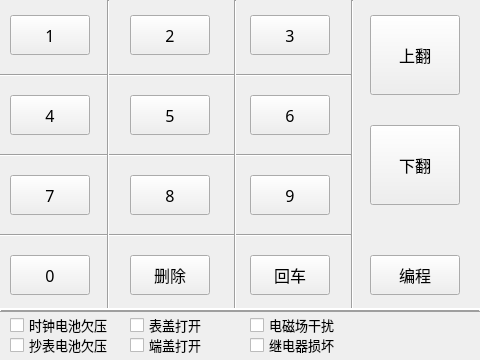
<?xml version="1.0" encoding="UTF-8"?>
<ui version="4.0">
 <class>MainWindow</class>
 <widget class="QMainWindow" name="MainWindow">
  <property name="geometry">
   <rect>
    <x>0</x>
    <y>0</y>
    <width>480</width>
    <height>360</height>
   </rect>
  </property>
  <property name="sizePolicy">
   <sizepolicy hsizetype="Fixed" vsizetype="Fixed">
    <horstretch>0</horstretch>
    <verstretch>0</verstretch>
   </sizepolicy>
  </property>
  <property name="minimumSize">
   <size>
    <width>480</width>
    <height>360</height>
   </size>
  </property>
  <property name="maximumSize">
   <size>
    <width>480</width>
    <height>360</height>
   </size>
  </property>
  <property name="font">
   <font>
    <family>等线</family>
    <pointsize>12</pointsize>
   </font>
  </property>
  <property name="windowTitle">
   <string>Input Emulator</string>
  </property>
  <property name="windowIcon">
   <iconset>
    <normaloff>Paint.ico</normaloff>Paint.ico</iconset>
  </property>
  <widget class="QWidget" name="centralWidget">
   <widget class="QPushButton" name="KEY_1">
    <property name="geometry">
     <rect>
      <x>10</x>
      <y>15</y>
      <width>80</width>
      <height>40</height>
     </rect>
    </property>
    <property name="text">
     <string>1</string>
    </property>
   </widget>
   <widget class="QPushButton" name="KEY_2">
    <property name="geometry">
     <rect>
      <x>130</x>
      <y>15</y>
      <width>80</width>
      <height>40</height>
     </rect>
    </property>
    <property name="text">
     <string>2</string>
    </property>
   </widget>
   <widget class="QPushButton" name="KEY_3">
    <property name="geometry">
     <rect>
      <x>250</x>
      <y>15</y>
      <width>80</width>
      <height>40</height>
     </rect>
    </property>
    <property name="text">
     <string>3</string>
    </property>
   </widget>
   <widget class="QPushButton" name="KEY_6">
    <property name="geometry">
     <rect>
      <x>250</x>
      <y>95</y>
      <width>80</width>
      <height>40</height>
     </rect>
    </property>
    <property name="text">
     <string>6</string>
    </property>
   </widget>
   <widget class="QPushButton" name="KEY_4">
    <property name="geometry">
     <rect>
      <x>10</x>
      <y>95</y>
      <width>80</width>
      <height>40</height>
     </rect>
    </property>
    <property name="text">
     <string>4</string>
    </property>
   </widget>
   <widget class="QPushButton" name="KEY_5">
    <property name="geometry">
     <rect>
      <x>130</x>
      <y>95</y>
      <width>80</width>
      <height>40</height>
     </rect>
    </property>
    <property name="text">
     <string>5</string>
    </property>
   </widget>
   <widget class="QPushButton" name="KEY_9">
    <property name="geometry">
     <rect>
      <x>250</x>
      <y>175</y>
      <width>80</width>
      <height>40</height>
     </rect>
    </property>
    <property name="text">
     <string>9</string>
    </property>
   </widget>
   <widget class="QPushButton" name="KEY_7">
    <property name="geometry">
     <rect>
      <x>10</x>
      <y>175</y>
      <width>80</width>
      <height>40</height>
     </rect>
    </property>
    <property name="text">
     <string>7</string>
    </property>
   </widget>
   <widget class="QPushButton" name="KEY_8">
    <property name="geometry">
     <rect>
      <x>130</x>
      <y>175</y>
      <width>80</width>
      <height>40</height>
     </rect>
    </property>
    <property name="text">
     <string>8</string>
    </property>
   </widget>
   <widget class="QPushButton" name="KEY_ENTER">
    <property name="geometry">
     <rect>
      <x>250</x>
      <y>255</y>
      <width>80</width>
      <height>40</height>
     </rect>
    </property>
    <property name="text">
     <string>回车</string>
    </property>
   </widget>
   <widget class="QPushButton" name="KEY_0">
    <property name="geometry">
     <rect>
      <x>10</x>
      <y>255</y>
      <width>80</width>
      <height>40</height>
     </rect>
    </property>
    <property name="text">
     <string>0</string>
    </property>
   </widget>
   <widget class="QPushButton" name="KEY_DEL">
    <property name="geometry">
     <rect>
      <x>130</x>
      <y>255</y>
      <width>80</width>
      <height>40</height>
     </rect>
    </property>
    <property name="text">
     <string>删除</string>
    </property>
   </widget>
   <widget class="QPushButton" name="KEY_PROG">
    <property name="geometry">
     <rect>
      <x>370</x>
      <y>255</y>
      <width>90</width>
      <height>40</height>
     </rect>
    </property>
    <property name="text">
     <string>编程</string>
    </property>
   </widget>
   <widget class="QPushButton" name="KEY_UP">
    <property name="geometry">
     <rect>
      <x>370</x>
      <y>15</y>
      <width>90</width>
      <height>80</height>
     </rect>
    </property>
    <property name="text">
     <string>上翻</string>
    </property>
   </widget>
   <widget class="QPushButton" name="KEY_DOWN">
    <property name="geometry">
     <rect>
      <x>370</x>
      <y>125</y>
      <width>90</width>
      <height>80</height>
     </rect>
    </property>
    <property name="text">
     <string>下翻</string>
    </property>
   </widget>
   <widget class="Line" name="line">
    <property name="geometry">
     <rect>
      <x>332</x>
      <y>0</y>
      <width>41</width>
      <height>311</height>
     </rect>
    </property>
    <property name="orientation">
     <enum>Qt::Vertical</enum>
    </property>
   </widget>
   <widget class="Line" name="line_2">
    <property name="geometry">
     <rect>
      <x>0</x>
      <y>65</y>
      <width>351</width>
      <height>20</height>
     </rect>
    </property>
    <property name="orientation">
     <enum>Qt::Horizontal</enum>
    </property>
   </widget>
   <widget class="Line" name="line_3">
    <property name="geometry">
     <rect>
      <x>0</x>
      <y>145</y>
      <width>351</width>
      <height>20</height>
     </rect>
    </property>
    <property name="orientation">
     <enum>Qt::Horizontal</enum>
    </property>
   </widget>
   <widget class="Line" name="line_4">
    <property name="geometry">
     <rect>
      <x>0</x>
      <y>225</y>
      <width>351</width>
      <height>20</height>
     </rect>
    </property>
    <property name="orientation">
     <enum>Qt::Horizontal</enum>
    </property>
   </widget>
   <widget class="Line" name="line_5">
    <property name="geometry">
     <rect>
      <x>93</x>
      <y>0</y>
      <width>31</width>
      <height>311</height>
     </rect>
    </property>
    <property name="orientation">
     <enum>Qt::Vertical</enum>
    </property>
   </widget>
   <widget class="Line" name="line_6">
    <property name="geometry">
     <rect>
      <x>220</x>
      <y>0</y>
      <width>31</width>
      <height>311</height>
     </rect>
    </property>
    <property name="orientation">
     <enum>Qt::Vertical</enum>
    </property>
   </widget>
   <widget class="QCheckBox" name="B_MAIN_COVER">
    <property name="geometry">
     <rect>
      <x>130</x>
      <y>315</y>
      <width>80</width>
      <height>20</height>
     </rect>
    </property>
    <property name="font">
     <font>
      <pointsize>10</pointsize>
     </font>
    </property>
    <property name="text">
     <string>表盖打开</string>
    </property>
   </widget>
   <widget class="QCheckBox" name="B_SUB_COVER">
    <property name="geometry">
     <rect>
      <x>130</x>
      <y>335</y>
      <width>80</width>
      <height>20</height>
     </rect>
    </property>
    <property name="font">
     <font>
      <pointsize>10</pointsize>
     </font>
    </property>
    <property name="text">
     <string>端盖打开</string>
    </property>
   </widget>
   <widget class="QCheckBox" name="B_BAT_RTC">
    <property name="geometry">
     <rect>
      <x>10</x>
      <y>315</y>
      <width>101</width>
      <height>20</height>
     </rect>
    </property>
    <property name="font">
     <font>
      <pointsize>10</pointsize>
     </font>
    </property>
    <property name="text">
     <string>时钟电池欠压</string>
    </property>
   </widget>
   <widget class="Line" name="line_7">
    <property name="geometry">
     <rect>
      <x>0</x>
      <y>300</y>
      <width>481</width>
      <height>20</height>
     </rect>
    </property>
    <property name="frameShadow">
     <enum>QFrame::Raised</enum>
    </property>
    <property name="lineWidth">
     <number>2</number>
    </property>
    <property name="orientation">
     <enum>Qt::Horizontal</enum>
    </property>
   </widget>
   <widget class="QCheckBox" name="B_BAT_BACKUP">
    <property name="geometry">
     <rect>
      <x>10</x>
      <y>335</y>
      <width>101</width>
      <height>20</height>
     </rect>
    </property>
    <property name="font">
     <font>
      <pointsize>10</pointsize>
     </font>
    </property>
    <property name="text">
     <string>抄表电池欠压</string>
    </property>
   </widget>
   <widget class="QCheckBox" name="B_MAGNETIC">
    <property name="geometry">
     <rect>
      <x>250</x>
      <y>315</y>
      <width>101</width>
      <height>20</height>
     </rect>
    </property>
    <property name="font">
     <font>
      <pointsize>10</pointsize>
     </font>
    </property>
    <property name="text">
     <string>电磁场干扰</string>
    </property>
   </widget>
   <widget class="QCheckBox" name="B_RELAY">
    <property name="geometry">
     <rect>
      <x>250</x>
      <y>335</y>
      <width>101</width>
      <height>20</height>
     </rect>
    </property>
    <property name="font">
     <font>
      <pointsize>10</pointsize>
     </font>
    </property>
    <property name="text">
     <string>继电器损坏</string>
    </property>
   </widget>
  </widget>
 </widget>
 <layoutdefault spacing="6" margin="11"/>
 <tabstops>
  <tabstop>KEY_1</tabstop>
  <tabstop>KEY_2</tabstop>
  <tabstop>KEY_3</tabstop>
  <tabstop>KEY_4</tabstop>
  <tabstop>KEY_5</tabstop>
  <tabstop>KEY_6</tabstop>
  <tabstop>KEY_7</tabstop>
  <tabstop>KEY_8</tabstop>
  <tabstop>KEY_9</tabstop>
  <tabstop>KEY_0</tabstop>
  <tabstop>KEY_DEL</tabstop>
  <tabstop>KEY_ENTER</tabstop>
  <tabstop>KEY_UP</tabstop>
  <tabstop>KEY_DOWN</tabstop>
  <tabstop>KEY_PROG</tabstop>
  <tabstop>B_BAT_RTC</tabstop>
  <tabstop>B_BAT_BACKUP</tabstop>
  <tabstop>B_MAIN_COVER</tabstop>
  <tabstop>B_SUB_COVER</tabstop>
  <tabstop>B_MAGNETIC</tabstop>
  <tabstop>B_RELAY</tabstop>
 </tabstops>
 <resources/>
 <connections/>
</ui>
